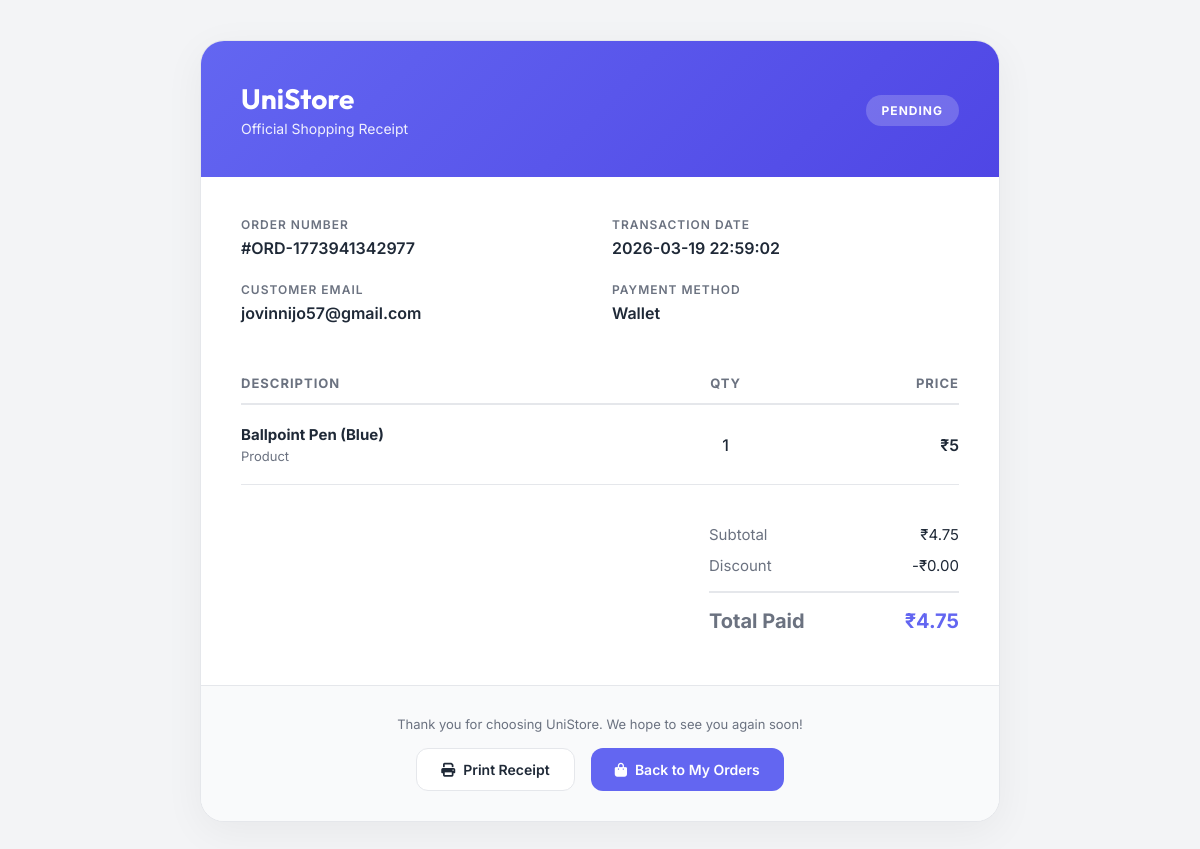
The app's page /order-receipt/ORD-1773941342977 (signed in) with its own data.
### tables this page shows
CREATE TABLE orders (
                id TEXT PRIMARY KEY,
                user_email TEXT NOT NULL,
                items TEXT NOT NULL,   -- JSON string of items
                total REAL NOT NULL,
                status TEXT DEFAULT 'Pending',
                method TEXT,
                date TEXT,
                collection_attempts INTEGER DEFAULT 0,
                is_ready BOOLEAN DEFAULT 0, pickup_time TEXT, timestamp REAL DEFAULT 0, notification TEXT, razorpay_order_id TEXT, payment_id TEXT, payment_ref TEXT, token TEXT, is_archived BOOLEAN DEFAULT 0, reviewed BOOLEAN DEFAULT 0,
                FOREIGN KEY (user_email) REFERENCES users (email)
            );

### app.py (the view)
@app.route("/order-receipt/<order_id>")
@login_required
def order_receipt(order_id):
    from database import get_order_by_id
    order = get_order_by_id(order_id)
    if not order:
        order = next((o for o in ORDERS if o['id'] == order_id), None)
    if not order or (order.get('user_email') != session['user'] and order.get('user') != session['user']):
        return redirect(url_for('user_dashboard'))
    if 'items' not in order or not isinstance(order['items'], list):
        order['items'] = []
    return render_template("order_receipt.html", order=order)

### app.py (called while the page is built)
def login_required(f):
    @wraps(f)
    def decorated_function(*args, **kwargs):
        if 'user' not in session:
            return redirect(url_for('login_page'))
        return f(*args, **kwargs)
    return decorated_function

### database.py (called while the page is built)
def get_db_connection():
    conn = sqlite3.connect(DB_PATH)
    conn.row_factory = sqlite3.Row
    return conn

def get_order_by_id(order_id):
    conn = get_db_connection()
    cursor = conn.cursor()
    cursor.execute("SELECT * FROM orders WHERE id = ?", (order_id,))
    order = cursor.fetchone()
    conn.close()
    if order:
        order_dict = dict(order)
        order_dict['items'] = json.loads(order_dict['items'])
        return order_dict
    return None

### templates/order_receipt.html (shortened to what this page needs)
<!DOCTYPE html>
<html lang="en">
<head>
    <link rel="stylesheet" href="https://cdnjs.cloudflare.com/ajax/libs/font-awesome/6.4.0/css/all.min.css">
</head>
<body>
    <div class="receipt-card">
        <header class="receipt-header">
            <div class="brand">
                <h1>UniStore</h1>
                <p>Official Shopping Receipt</p>
            </div>
            <div class="receipt-status">
                <span class="status-badge">{{ order.status }}</span>
            </div>
        </header>
        <div class="receipt-body">
            <div class="info-grid">
                <div class="info-item">
                    <label>Order Number</label>
                    <span>#{{ order.id }}</span>
                </div>
                <div class="info-item">
                    <label>Transaction Date</label>
                    <span>{{ order.date }}</span>
                </div>
                <div class="info-item">
                    <label>Customer Email</label>
                    <span>{{ order.user_email or order.user }}</span>
                </div>
                <div class="info-item">
                    <label>Payment Method</label>
                    <span>{{ order.method }}</span>
                </div>
            </div>
            <table class="items-table">
                <thead>
                    <tr>
                        <th style="width: 60%;">Description</th>
                        <th style="width: 15%; text-align: center;">Qty</th>
                        <th style="width: 25%; text-align: right;">Price</th>
                    </tr>
                </thead>
                <tbody>
                    {% for item in order['items'] %}
                    <tr>
                        <td>
                            <div class="item-details">
                                <h4>{{ item.name }}</h4>
                                <p>{{ item.category or 'Product' }}</p>
                            </div>
                        </td>
                        <td class="item-qty">{{ item.quantity }}</td>
                        <td class="item-price">₹{{ (item.price * item.quantity)|round(2) }}</td>
                    </tr>
                    {% endfor %}
                </tbody>
            </table>
            <div class="receipt-summary">
                <div class="summary-box">
                    <div class="summary-row">
                        <label>Subtotal</label>
                        <span>₹{{ order.total|round(2) }}</span>
                    </div>
                    <div class="summary-row">
                        <label>Discount</label>
                        <span>-₹0.00</span>
                    </div>
                    <div class="summary-row total">
                        <label>Total Paid</label>
                        <span>₹{{ order.total|round(2) }}</span>
                    </div>
                </div>
            </div>
        </div>
        <footer class="receipt-footer">
            <p>Thank you for choosing UniStore. We hope to see you again soon!</p>
            <div class="footer-actions">
                <button onclick="window.print()" class="btn btn-print">
                    <i class="fas fa-print"></i> Print Receipt
                </button>
                <a href="/user/dashboard#orders" class="btn btn-home">
                    <i class="fas fa-shopping-bag"></i> Back to My Orders
                </a>
            </div>
        </footer>
    </div>
</body>
</html>

### templates/order_receipt.html (style rules this page uses)
:root { --primary: #6366f1; --primary-dark: #4f46e5; --text-main: #1f2937; --text-muted: #6b7280; --border: #e5e7eb; --bg-light: #f9fafb; }
* { margin: 0; padding: 0; box-sizing: border-box; font-family: 'Inter', sans-serif; }
body { background-color: #f3f4f6; padding: 40px 20px; color: var(--text-main); }
.receipt-card { max-width: 800px; margin: 0 auto; background: white; border-radius: 24px; box-shadow: 0 10px 40px rgba(0, 0, 0, 0.05); overflow: hidden; border: 1px solid var(--border); }
.receipt-header { background: linear-gradient(135deg, var(--primary) 0%, var(--primary-dark) 100%); padding: 40px; color: white; display: flex; justify-content: space-between; align-items: center; }
.brand h1 { font-family: 'Outfit', sans-serif; font-size: 28px; margin-bottom: 4px; }
.brand p { opacity: 0.9; font-size: 14px; }
.receipt-status { text-align: right; }
.status-badge { background: rgba(255, 255, 255, 0.2); padding: 8px 16px; border-radius: 50px; font-size: 12px; font-weight: 700; text-transform: uppercase; letter-spacing: 1px; backdrop-filter: blur(4px); }
.receipt-body { padding: 40px; }
.info-grid { display: grid; grid-template-columns: repeat(2, 1fr); gap: 24px; margin-bottom: 40px; }
.info-item label { display: block; font-size: 12px; color: var(--text-muted); text-transform: uppercase; font-weight: 600; letter-spacing: 1px; margin-bottom: 6px; }
.info-item span { font-size: 16px; font-weight: 600; }
.items-table { width: 100%; border-collapse: collapse; margin-bottom: 40px; }
.items-table th { text-align: left; padding: 12px 0; border-bottom: 2px solid var(--border); color: var(--text-muted); font-size: 13px; text-transform: uppercase; letter-spacing: 1px; }
.items-table td { padding: 20px 0; border-bottom: 1px solid var(--border); }
.item-details h4 { font-size: 15px; margin-bottom: 4px; }
.item-details p { font-size: 13px; color: var(--text-muted); }
.item-qty { font-weight: 500; text-align: center; }
.item-price { text-align: right; font-weight: 600; }
.receipt-summary { display: flex; justify-content: flex-end; }
.summary-box { width: 250px; }
.summary-row { display: flex; justify-content: space-between; margin-bottom: 12px; font-size: 15px; }
.summary-row.total { margin-top: 16px; padding-top: 16px; border-top: 2px solid var(--border); font-size: 20px; font-weight: 700; color: var(--primary); }
.summary-row label { color: var(--text-muted); }
.receipt-footer { background-color: var(--bg-light); padding: 30px 40px; text-align: center; border-top: 1px solid var(--border); }
.receipt-footer p { font-size: 13px; color: var(--text-muted); margin-bottom: 16px; }
.footer-actions { display: flex; justify-content: center; gap: 16px; }
.btn { padding: 12px 24px; border-radius: 12px; font-size: 14px; font-weight: 600; text-decoration: none; transition: all 0.2s; display: flex; align-items: center; gap: 8px; cursor: pointer; border: none; }
.btn-print { background-color: white; color: var(--text-main); border: 1px solid var(--border); }
.btn-home { background-color: var(--primary); color: white; }

### records on screen
orders: status "PENDING", id "ORD-1773941342977", date "2026-03-19 22:59:02", user_email "jovinnijo57@gmail.com", method "Wallet", total "4.75"

### other values on screen
{{ item.name }} "Ballpoint Pen (Blue)"
{{ item.category or 'Product' }} "Product"
{{ item.quantity }} "1"
{{ (item.price * item.quantity)|round(2) }} "5"
